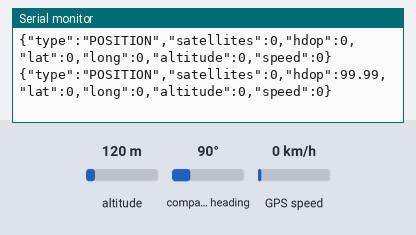
Recording of a sketch running on a simulated Arduino Uno, built with avr-gcc and run on an emulated ATmega328P. Shown: the last lines printed to the serial monitor. Inputs (shaded band) come from the test bench; at power-on: altitude 120 m, GPS speed 0 km/h, compass heading 90°. The GPS gets a fix after 3 s at 37.7749, -122.4194 with 8 satellites.

Above: at 1.2 s.
1.3 s: altitude set to 20 m
At 2.6 s:
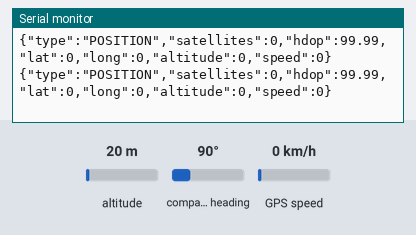
2.8 s: GPS speed set to 2 km/h
At 4.0 s:
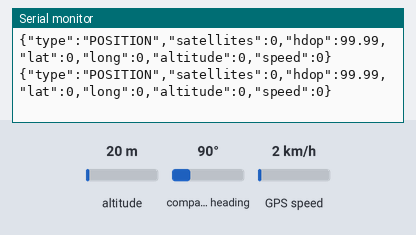
4.3 s: altitude set to 500 m
At 4.3 s:
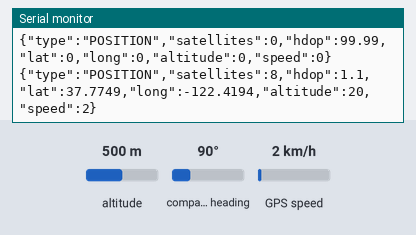
Timing chart, 0 to 7.3 s (numbered marks = the images above; inputs shaded):
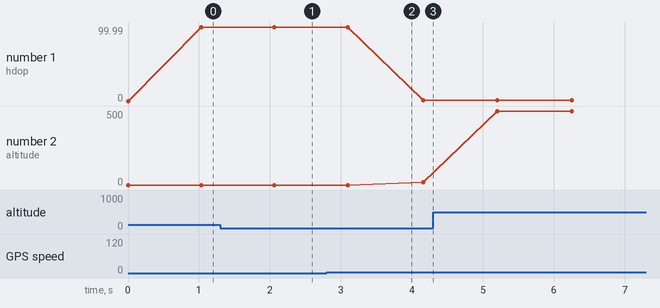

The sketch:

bn-880-controller.ino
```cpp
#include <TinyGPSPlus.h>
#include <SoftwareSerial.h>
#include <ArduinoJson.h>

static const int RXPin = 4, TXPin = 3;
static const uint32_t GPSBaud = 9600;

TinyGPSPlus gps;
SoftwareSerial ss(RXPin, TXPin);

void setup()
{
  Serial.begin(9600);
  ss.begin(GPSBaud);
}

void loop()
{
  StaticJsonDocument<200> positionEvent;
  positionEvent["type"] = "POSITION";
  positionEvent["satellites"] = gps.satellites.value();
  positionEvent["hdop"] = gps.hdop.hdop();
  positionEvent["lat"] = gps.location.lat();
  positionEvent["long"] = gps.location.lng();
  positionEvent["altitude"] = gps.altitude.meters();
  positionEvent["speed"] = gps.speed.kmph();
  serializeJson(positionEvent, Serial);
  Serial.println();
  smartDelay(1000);

  if (millis() > 5000 && gps.charsProcessed() < 10)
    Serial.println(F("No GPS data received: check wiring"));
}

static void smartDelay(unsigned long ms)
{
  unsigned long start = millis();
  do
  {
    while (ss.available())
      gps.encode(ss.read());
  } while (millis() - start < ms);
}
```

Measured:
- plotted number 2: 20 → 500 after the input at 4.3 s
